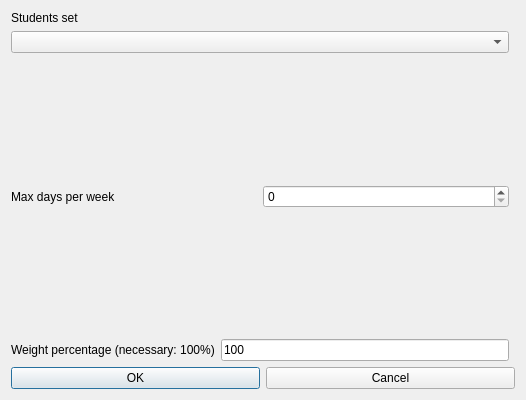
<?xml version="1.0" encoding="UTF-8"?>
<ui version="4.0">
 <class>ModifyConstraintStudentsSetMaxRealDaysPerWeekForm_template</class>
 <widget class="QDialog" name="ModifyConstraintStudentsSetMaxRealDaysPerWeekForm_template">
  <property name="geometry">
   <rect>
    <x>0</x>
    <y>0</y>
    <width>526</width>
    <height>400</height>
   </rect>
  </property>
  <property name="windowTitle">
   <string extracomment="This is the title of the dialog to modify a constraint of this type">Modify students set max real days per week</string>
  </property>
  <layout class="QGridLayout">
   <item row="0" column="0">
    <layout class="QVBoxLayout">
     <item>
      <widget class="QLabel" name="studentsTextLabel">
       <property name="frameShape">
        <enum>QFrame::NoFrame</enum>
       </property>
       <property name="frameShadow">
        <enum>QFrame::Plain</enum>
       </property>
       <property name="text">
        <string>Students set</string>
       </property>
       <property name="wordWrap">
        <bool>false</bool>
       </property>
      </widget>
     </item>
     <item>
      <widget class="QComboBox" name="studentsComboBox">
       <property name="editable">
        <bool>false</bool>
       </property>
       <property name="insertPolicy">
        <enum>QComboBox::NoInsert</enum>
       </property>
       <property name="duplicatesEnabled">
        <bool>false</bool>
       </property>
      </widget>
     </item>
    </layout>
   </item>
   <item row="2" column="0">
    <layout class="QHBoxLayout">
     <item>
      <widget class="QLabel" name="maxDaysTextLabel">
       <property name="frameShape">
        <enum>QFrame::NoFrame</enum>
       </property>
       <property name="frameShadow">
        <enum>QFrame::Plain</enum>
       </property>
       <property name="text">
        <string>Max days per week</string>
       </property>
       <property name="wordWrap">
        <bool>false</bool>
       </property>
      </widget>
     </item>
     <item>
      <widget class="QSpinBox" name="maxDaysSpinBox"/>
     </item>
    </layout>
   </item>
   <item row="5" column="0" colspan="2">
    <layout class="QHBoxLayout">
     <item>
      <widget class="QPushButton" name="okPushButton">
       <property name="text">
        <string>OK</string>
       </property>
      </widget>
     </item>
     <item>
      <widget class="QPushButton" name="cancelPushButton">
       <property name="text">
        <string>Cancel</string>
       </property>
      </widget>
     </item>
    </layout>
   </item>
   <item row="3" column="0">
    <spacer name="spacer7">
     <property name="orientation">
      <enum>Qt::Vertical</enum>
     </property>
     <property name="sizeType">
      <enum>QSizePolicy::Expanding</enum>
     </property>
     <property name="sizeHint" stdset="0">
      <size>
       <width>20</width>
       <height>31</height>
      </size>
     </property>
    </spacer>
   </item>
   <item row="1" column="0">
    <spacer name="spacer8">
     <property name="orientation">
      <enum>Qt::Vertical</enum>
     </property>
     <property name="sizeType">
      <enum>QSizePolicy::Expanding</enum>
     </property>
     <property name="sizeHint" stdset="0">
      <size>
       <width>20</width>
       <height>31</height>
      </size>
     </property>
    </spacer>
   </item>
   <item row="4" column="0">
    <layout class="QHBoxLayout">
     <item>
      <widget class="QLabel" name="weightTextLabel">
       <property name="frameShape">
        <enum>QFrame::NoFrame</enum>
       </property>
       <property name="frameShadow">
        <enum>QFrame::Plain</enum>
       </property>
       <property name="text">
        <string>Weight percentage (necessary: 100%)</string>
       </property>
       <property name="wordWrap">
        <bool>false</bool>
       </property>
      </widget>
     </item>
     <item>
      <widget class="QLineEdit" name="weightLineEdit">
       <property name="text">
        <string notr="true">100</string>
       </property>
      </widget>
     </item>
    </layout>
   </item>
  </layout>
 </widget>
 <layoutdefault spacing="6" margin="11"/>
 <resources/>
 <connections/>
</ui>
